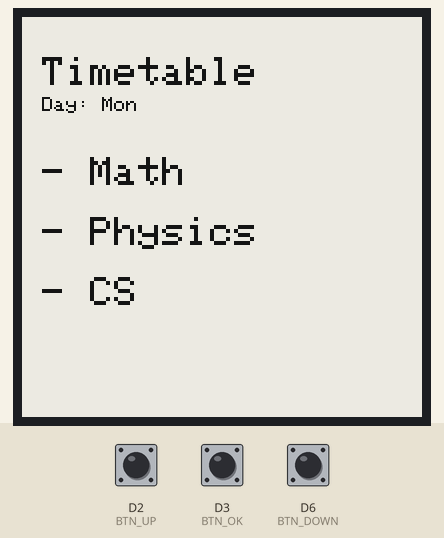
Simulated run of this sketch. Board: Arduino Nano 33 IoT. Parts: 200×200 one-colour display. The test bench sets the inputs (shaded band); at power-on: D6 (BTN_DOWN) HIGH, D2 (BTN_UP) HIGH, D3 (BTN_OK) HIGH. Nothing arrives over Bluetooth unless stated.

Above: at 3.4 s.
3.5 s: D6 (BTN_DOWN) pulled LOW for 0.15 s
At 6.4 s:
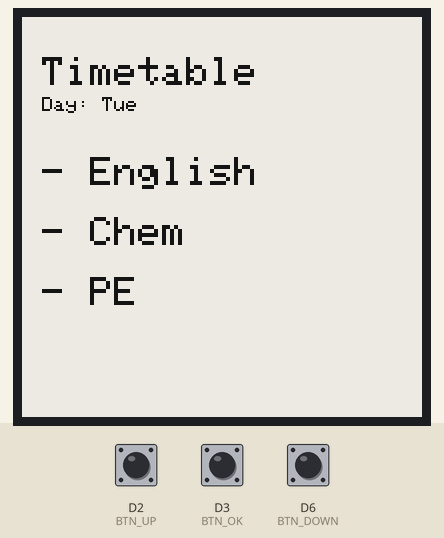
6.6 s: D6 (BTN_DOWN) pulled LOW for 1 s
At 10.4 s:
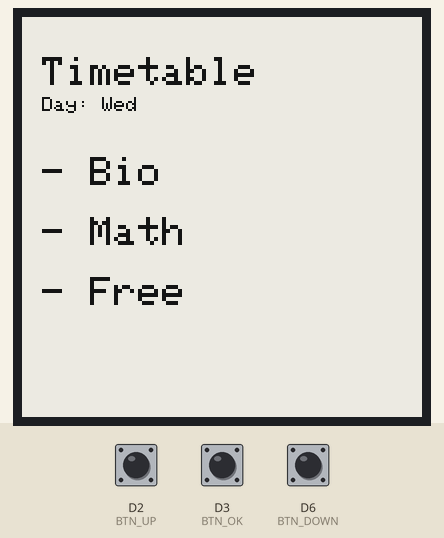
10.6 s: D6 (BTN_DOWN) pulled LOW for 0.15 s
At 13.5 s:
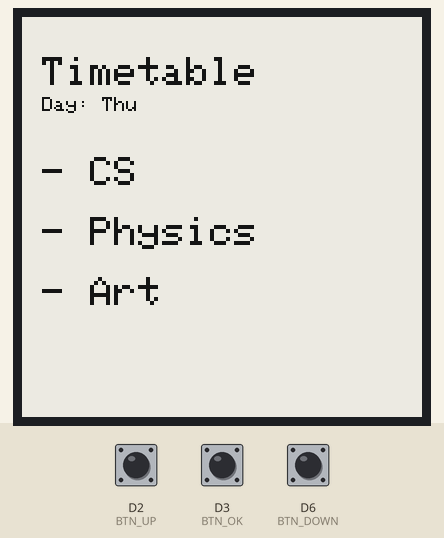
13.7 s: D2 (BTN_UP) pulled LOW for 0.15 s
At 16.6 s:
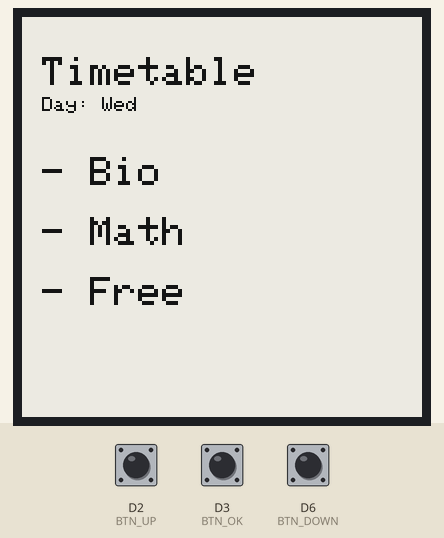
16.8 s: D2 (BTN_UP) pulled LOW for 1 s
At 20.6 s:
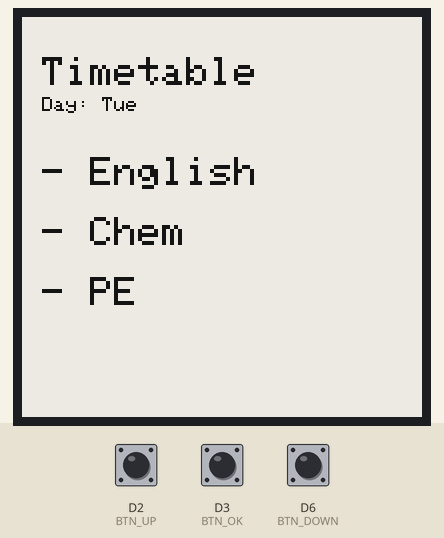
20.8 s: D2 (BTN_UP) pulled LOW for 0.15 s
At 23.9 s:
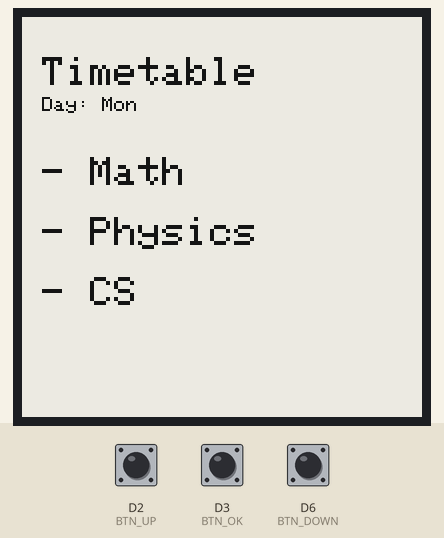
Timing chart, 0 to 24.9 s (numbered marks = the images above; inputs shaded):
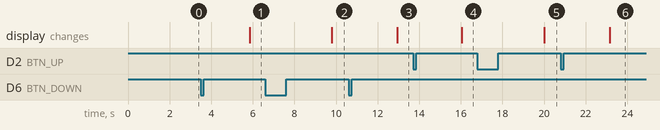

The sketch:

Firmware.ino
```cpp
#include <SPI.h>
#include <GxEPD2_BW.h>
#include <Adafruit_GFX.h>
#include <ArduinoBLE.h>

/* ================= PIN DEFINITIONS =================
   CHANGE THESE TO MATCH YOUR PCB
*/

// ---- E-PAPER ----
#define EPD_CS     1
#define EPD_DC     10
#define EPD_RST    7
#define EPD_BUSY   4

#define SPI_SCK    8
#define SPI_MOSI   1

// ---- BUTTONS (ACTIVE LOW) ----
#define BTN_UP     2
#define BTN_OK     3
#define BTN_DOWN   6

// ---- STATUS LED ----
#define LED_PIN    4


/* ================= DISPLAY =================
   Change driver if your panel is different
*/
GxEPD2_BW<GxEPD2_154_D67, GxEPD2_154_D67::HEIGHT> display(
  GxEPD2_154_D67(EPD_CS, EPD_DC, EPD_RST, EPD_BUSY)
);


/* ================= BLE UART ================= */
BLEService uartService("6E400001-B5A3-F393-E0A9-E50E24DCCA9E");

BLECharacteristic rxChar(
  "6E400002-B5A3-F393-E0A9-E50E24DCCA9E",
  BLEWrite,
  64
);

BLECharacteristic txChar(
  "6E400003-B5A3-F393-E0A9-E50E24DCCA9E",
  BLENotify,
  64
);


/* ================= DATA ================= */
int page = 0;
const int MAX_PAGES = 5;

String timetable[MAX_PAGES][4] = {
  {"Mon", "Math", "Physics", "CS"},
  {"Tue", "English", "Chem", "PE"},
  {"Wed", "Bio", "Math", "Free"},
  {"Thu", "CS", "Physics", "Art"},
  {"Fri", "Math", "English", "Free"}
};


/* ================= SETUP ================= */
void setup() {
  pinMode(LED_PIN, OUTPUT);
  digitalWrite(LED_PIN, HIGH);

  pinMode(BTN_UP, INPUT_PULLUP);
  pinMode(BTN_OK, INPUT_PULLUP);
  pinMode(BTN_DOWN, INPUT_PULLUP);

  SPI.setSCK(SPI_SCK);
  SPI.setMOSI(SPI_MOSI);
  SPI.begin();

  display.init(115200);
  display.setRotation(1);

  BLE.begin();
  BLE.setLocalName("Timetable");
  BLE.setAdvertisedService(uartService);

  uartService.addCharacteristic(rxChar);
  uartService.addCharacteristic(txChar);
  BLE.addService(uartService);

  rxChar.setEventHandler(BLEWritten, onBLEReceive);
  BLE.advertise();

  drawScreen();
}


/* ================= LOOP ================= */
void loop() {
  BLE.poll();

  if (buttonPressed(BTN_UP)) {
    page--;
    if (page < 0) page = 0;
    drawScreen();
  }

  if (buttonPressed(BTN_DOWN)) {
    page++;
    if (page >= MAX_PAGES) page = MAX_PAGES - 1;
    drawScreen();
  }

  if (buttonPressed(BTN_OK)) {
    blinkLED(2);
    drawScreen();
  }

  delay(10);
}


/* ================= BLE RECEIVE ================= */
void onBLEReceive(BLEDevice central, BLECharacteristic characteristic) {
  String data = characteristic.value();

  int last = 0;
  int part = 0;

  for (int i = 0; i <= data.length(); i++) {
    if (data[i] == ',' || i == data.length()) {
      if (part < 4) {
        timetable[page][part] = data.substring(last, i);
      }
      part++;
      last = i + 1;
    }
  }

  txChar.writeValue("OK");
  drawScreen();
}


/* ================= DISPLAY ================= */
void drawScreen() {
  display.setFullWindow();
  display.firstPage();

  do {
    display.fillScreen(GxEPD_WHITE);
    display.setTextColor(GxEPD_BLACK);

    display.setTextSize(2);
    display.setCursor(10, 20);
    display.print("Timetable");

    display.setTextSize(1);
    display.setCursor(10, 40);
    display.print("Day: ");
    display.print(timetable[page][0]);

    display.setTextSize(2);
    int y = 70;
    for (int i = 1; i < 4; i++) {
      display.setCursor(10, y);
      display.print("- ");
      display.print(timetable[page][i]);
      y += 30;
    }

  } while (display.nextPage());
}


/* ================= HELPERS ================= */
bool buttonPressed(int pin) {
  if (digitalRead(pin) == LOW) {
    delay(25);
    if (digitalRead(pin) == LOW) {
      while (digitalRead(pin) == LOW);
      return true;
    }
  }
  return false;
}

void blinkLED(int times) {
  for (int i = 0; i < times; i++) {
    digitalWrite(LED_PIN, LOW);
    delay(80);
    digitalWrite(LED_PIN, HIGH);
    delay(80);
  }
}
```

Measured:
- after the input at 3.5 s, the display: changes after 2.4 s (image 1)
- after the input at 6.6 s, the display: changes after 3.2 s (image 2)
- after the input at 10.6 s, the display: changes after 2.4 s (image 3)
- after the input at 13.7 s, the display: changes after 2.4 s (image 4)
- after the input at 16.8 s, the display: changes after 3.2 s (image 5)
- after the input at 20.8 s, the display: changes after 2.4 s (image 6)
